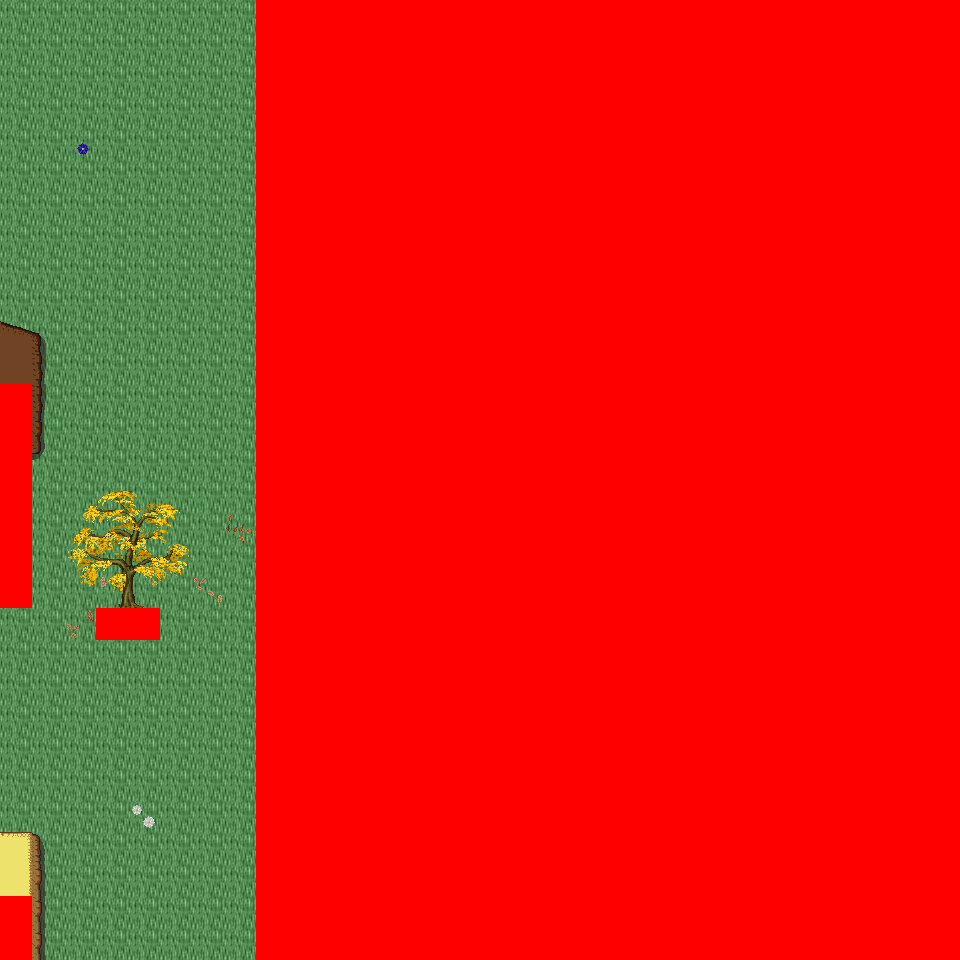

A 2D game scene composited from a Tiled map and its tileset images. What follows is a short description and the map's XML, with each tile layer's data collapsed to a summary:
An orthogonal 30x30 tile map with 32x32 px tiles, 6 tile layers (Ground, Object, Object2, Above, ...), 37 tilesets and 3 objects (3x mapchange).

<map version="1.0" orientation="orthogonal" renderorder="right-down" width="30" height="30" tilewidth="32" tileheight="32" nextobjectid="4">
  <tileset firstgid="1" name="tileset_logic_collision" tilewidth="32" tileheight="32" tilecount="1" columns="1">
    <image source="../drawable/tileset_logic_collision.png" width="32" height="32" />
  </tileset>
  <tileset firstgid="2" name="tileset_ground_ground" tilewidth="32" tileheight="32" tilecount="33" columns="3">
    <image source="../drawable/tileset_ground_ground.png" width="96" height="352" />
  </tileset>
  <tileset firstgid="35" name="tileset_building_castle" tilewidth="32" tileheight="32" tilecount="320" columns="20">
    <image source="../drawable/tileset_building_castle.png" width="640" height="512" />
  </tileset>
  <tileset firstgid="355" name="tileset_item_weapon_cannon" tilewidth="32" tileheight="32" tilecount="12" columns="3">
    <image source="../drawable/tileset_item_weapon_cannon.png" width="96" height="128" />
  </tileset>
  <tileset firstgid="367" name="tileset_item_pot_barrels_1" tilewidth="32" tileheight="32" tilecount="8" columns="4">
    <image source="../drawable/tileset_item_pot_barrels_1.png" width="128" height="64" />
  </tileset>
  <tileset firstgid="375" name="tileset_ground_water_pool" tilewidth="32" tileheight="32" tilecount="72" columns="3">
    <image source="../drawable/tileset_ground_water_pool.png" width="96" height="768" />
  </tileset>
  <tileset firstgid="447" name="tileset_ground_earth_edges" tilewidth="32" tileheight="32" tilecount="18" columns="6">
    <image source="../drawable/tileset_ground_earth_edges.png" width="192" height="96" />
  </tileset>
  <tileset firstgid="465" name="tileset_ground_grass_edges" tilewidth="32" tileheight="32" tilecount="36" columns="12">
    <image source="../drawable/tileset_ground_grass_edges.png" width="384" height="96" />
  </tileset>
  <tileset firstgid="501" name="tileset_ground_grass_corners" tilewidth="32" tileheight="32" tilecount="24" columns="6">
    <image source="../drawable/tileset_ground_grass_corners.png" width="192" height="128" />
  </tileset>
  <tileset firstgid="525" name="tileset_plant_tree_tree_darkgreen" tilewidth="32" tileheight="32" tilecount="88" columns="8">
    <image source="../drawable/tileset_plant_tree_tree_darkgreen.png" width="256" height="352" />
  </tileset>
  <tileset firstgid="613" name="tileset_plant_stump_stump_vertical" tilewidth="32" tileheight="32" tilecount="1" columns="1">
    <image source="../drawable/tileset_plant_stump_stump_vertical.png" width="32" height="32" />
  </tileset>
  <tileset firstgid="614" name="tileset_building_decoration_pool" tilewidth="32" tileheight="32" tilecount="9" columns="3">
    <image source="../drawable/tileset_building_decoration_pool.png" width="96" height="96" />
  </tileset>
  <tileset firstgid="623" name="tileset_plant_vine" tilewidth="32" tileheight="32" tilecount="3" columns="1">
    <image source="../drawable/tileset_plant_vine.png" width="32" height="96" />
  </tileset>
  <tileset firstgid="626" name="tileset_plant_flower_leafy_daisy_red" tilewidth="32" tileheight="32" tilecount="8" columns="2">
    <image source="../drawable/tileset_plant_flower_leafy_daisy_red.png" width="64" height="128" />
  </tileset>
  <tileset firstgid="634" name="tileset_plant_flower_daisy_blue" tilewidth="32" tileheight="32" tilecount="8" columns="2">
    <image source="../drawable/tileset_plant_flower_daisy_blue.png" width="64" height="128" />
  </tileset>
  <tileset firstgid="642" name="tileset_plant_flower_daisy_white" tilewidth="32" tileheight="32" tilecount="8" columns="2">
    <image source="../drawable/tileset_plant_flower_daisy_white.png" width="64" height="128" />
  </tileset>
  <tileset firstgid="650" name="tileset_plant_flower_leafy_daisy_yellow" tilewidth="32" tileheight="32" tilecount="8" columns="2">
    <image source="../drawable/tileset_plant_flower_leafy_daisy_yellow.png" width="64" height="128" />
  </tileset>
  <tileset firstgid="658" name="tileset_plant_flower_foxgloves" tilewidth="32" tileheight="32" tilecount="4" columns="2">
    <image source="../drawable/tileset_plant_flower_foxgloves.png" width="64" height="64" />
  </tileset>
  <tileset firstgid="662" name="tileset_plant_tree_locust_tree" tilewidth="32" tileheight="32" tilecount="20" columns="4">
    <image source="../drawable/tileset_plant_tree_locust_tree.png" width="128" height="160" />
  </tileset>
  <tileset firstgid="682" name="tileset_furniture_chair_bench_iron" tilewidth="32" tileheight="32" tilecount="4" columns="2">
    <image source="../drawable/tileset_furniture_chair_bench_iron.png" width="64" height="64" />
  </tileset>
  <tileset firstgid="686" name="tileset_item_statue_seahorse" tilewidth="32" tileheight="32" tilecount="12" columns="4">
    <image source="../drawable/tileset_item_statue_seahorse.png" width="128" height="96" />
  </tileset>
  <tileset firstgid="698" name="tileset_building_decoration_chimney_brown_stacks" tilewidth="32" tileheight="32" tilecount="2" columns="1">
    <image source="../drawable/tileset_building_decoration_chimney_brown_stacks.png" width="32" height="64" />
  </tileset>
  <tileset firstgid="700" name="tileset_plant_flower_small_flower_bed_2" tilewidth="32" tileheight="32" tilecount="12" columns="3">
    <image source="../drawable/tileset_plant_flower_small_flower_bed_2.png" width="96" height="128" />
  </tileset>
  <tileset firstgid="712" name="tileset_plant_flower_flower_bed_1" tilewidth="32" tileheight="32" tilecount="35" columns="7">
    <image source="../drawable/tileset_plant_flower_flower_bed_1.png" width="224" height="160" />
  </tileset>
  <tileset firstgid="747" name="tileset_plant_flower_pointed_yellow" tilewidth="32" tileheight="32" tilecount="2" columns="2">
    <image source="../drawable/tileset_plant_flower_pointed_yellow.png" width="64" height="32" />
  </tileset>
  <tileset firstgid="749" name="tileset_plant_flower_red_white" tilewidth="32" tileheight="32" tilecount="16" columns="4">
    <image source="../drawable/tileset_plant_flower_red_white.png" width="128" height="128" />
  </tileset>
  <tileset firstgid="765" name="tileset_building_decoration_chimney" tilewidth="32" tileheight="32" tilecount="2" columns="1">
    <image source="../drawable/tileset_building_decoration_chimney.png" width="32" height="64" />
  </tileset>
  <tileset firstgid="767" name="tileset_furniture_light_lamp_blue" tilewidth="32" tileheight="32" tilecount="3" columns="1">
    <image source="../drawable/tileset_furniture_light_lamp_blue.png" width="32" height="96" />
  </tileset>
  <tileset firstgid="770" name="tileset_plant_tree_fall_trees" tilewidth="32" tileheight="32" tilecount="40" columns="8">
    <image source="../drawable/tileset_plant_tree_fall_trees.png" width="256" height="160" />
  </tileset>
  <tileset firstgid="810" name="tileset_plant_leaves" tilewidth="32" tileheight="32" tilecount="8" columns="4">
    <image source="../drawable/tileset_plant_leaves.png" width="128" height="64" />
  </tileset>
  <tileset firstgid="818" name="tileset_plant_flower_planted_containers" tilewidth="32" tileheight="32" tilecount="16" columns="4">
    <image source="../drawable/tileset_plant_flower_planted_containers.png" width="128" height="128" />
  </tileset>
  <tileset firstgid="834" name="tileset_building_decoration_banner" tilewidth="32" tileheight="32" tilecount="12" columns="1">
    <image source="../drawable/tileset_building_decoration_banner.png" width="32" height="384" />
  </tileset>
  <tileset firstgid="846" name="tileset_building_cottage" tilewidth="32" tileheight="32" tilecount="256" columns="16">
    <image source="../drawable/tileset_building_cottage.png" width="512" height="512" />
  </tileset>
  <tileset firstgid="1102" name="tileset_building_door_doors" tilewidth="32" tileheight="32" tilecount="256" columns="16">
    <image source="../drawable/tileset_building_door_doors.png" width="512" height="512" />
  </tileset>
  <tileset firstgid="1358" name="tileset_building_roof_thatched_roof" tilewidth="32" tileheight="32" tilecount="256" columns="16">
    <image source="../drawable/tileset_building_roof_thatched_roof.png" width="512" height="512" />
  </tileset>
  <tileset firstgid="1614" name="tileset_building_window_windows" tilewidth="32" tileheight="32" tilecount="256" columns="16">
    <image source="../drawable/tileset_building_window_windows.png" width="512" height="512" />
  </tileset>
  <tileset firstgid="1870" name="tileset_ground_ground_3" tilewidth="32" tileheight="32" tilecount="5" columns="5">
    <image source="../drawable/tileset_ground_ground_3.png" width="160" height="32" />
  </tileset>
  <layer name="Ground" width="30" height="30">
    <data>[900 cells, 900 non-empty, 1 distinct tile ids]</data>
  </layer>
  <layer name="Object" width="30" height="30">
    <data>[900 cells, 356 non-empty, 23 distinct tile ids]</data>
  </layer>
  <layer name="Object2" width="30" height="30">
    <data>[900 cells, 22 non-empty, 9 distinct tile ids]</data>
  </layer>
  <layer name="Above" width="30" height="30">
    <data>[900 cells, 548 non-empty, 52 distinct tile ids]</data>
  </layer>
  <layer name="Above2" width="30" height="30">
    <data>[900 cells, 0 non-empty, 0 distinct tile ids]</data>
  </layer>
  <layer name="Walkable" width="30" height="30">
    <data>[900 cells, 671 non-empty, 1 distinct tile ids]</data>
  </layer>
  <objectgroup name="MapEvents">
    <object id="1" name="south" type="mapchange" x="32" y="928" width="224" height="32">
      <properties>
        <property name="map" value="0_ados_mountain_n2_w2_x3_y1" />
        <property name="place" value="north" />
      </properties>
    </object>
    <object id="2" name="west" type="mapchange" x="0" y="0" width="32" height="384">
      <properties>
        <property name="map" value="0_ados_mountain_n2_w2_x2_y0" />
        <property name="place" value="east" />
      </properties>
    </object>
    <object id="3" name="west2" type="mapchange" x="0" y="608" width="32" height="288">
      <properties>
        <property name="map" value="0_ados_mountain_n2_w2_x2_y0" />
        <property name="place" value="east2" />
      </properties>
    </object>
  </objectgroup>
</map>
